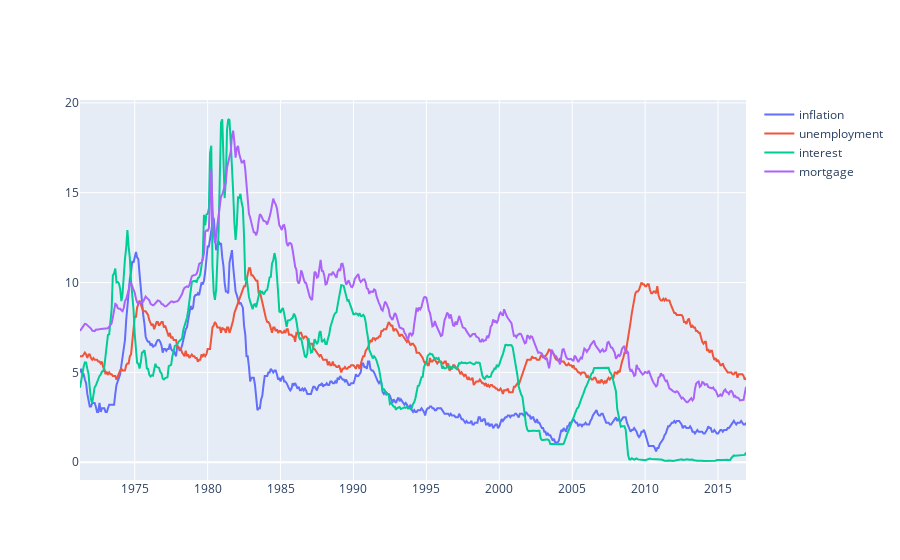

Notebook cell for this chart:
### Code cell
## plotly plot

import plotly
plotly.offline.init_notebook_mode(connected=True)
inflation = {'type': 'scatter', 'x': rates.index.tolist(), 'y': rates['INFLATION'].tolist(), 'name':'inflation'}
unemployment = {'type': 'scatter', 'x': rates.index.tolist(), 'y': rates['UNEMPLOYMENT'].tolist(), 'name':'unemployment'}
interest = {'type': 'scatter', 'x': rates.index.tolist(), 'y': rates['INTEREST'].tolist(), 'name':'interest'}
mortgage = {'type': 'scatter', 'x': rates.index.tolist(), 'y': rates['MORTGAGE'].tolist(), 'name':'mortgage'}
#trace = dict(type=‘bar’, x=[], y=[], text=[], mode=‘marker’)

plotly.offline.iplot([inflation, unemployment, interest, mortgage])

### Figure 1 — Plotly figure (JSON) as saved in the notebook; plotly's stock layout.template omitted (floating-point values rounded to 4 significant figures; data arrays with more than 128 entries replaced by an {"elided": "..."} marker saying what was removed)
{"data": [{"name": "inflation", "type": "scatter", "x": {"elided": "549 str values"}, "y": {"elided": "549 float values"}}, {"name": "unemployment", "type": "scatter", "x": {"elided": "549 str values"}, "y": {"elided": "549 float values"}}, {"name": "interest", "type": "scatter", "x": {"elided": "549 str values"}, "y": {"elided": "549 float values"}}, {"name": "mortgage", "type": "scatter", "x": {"elided": "549 str values"}, "y": {"elided": "549 float values"}}], "layout": {}}
